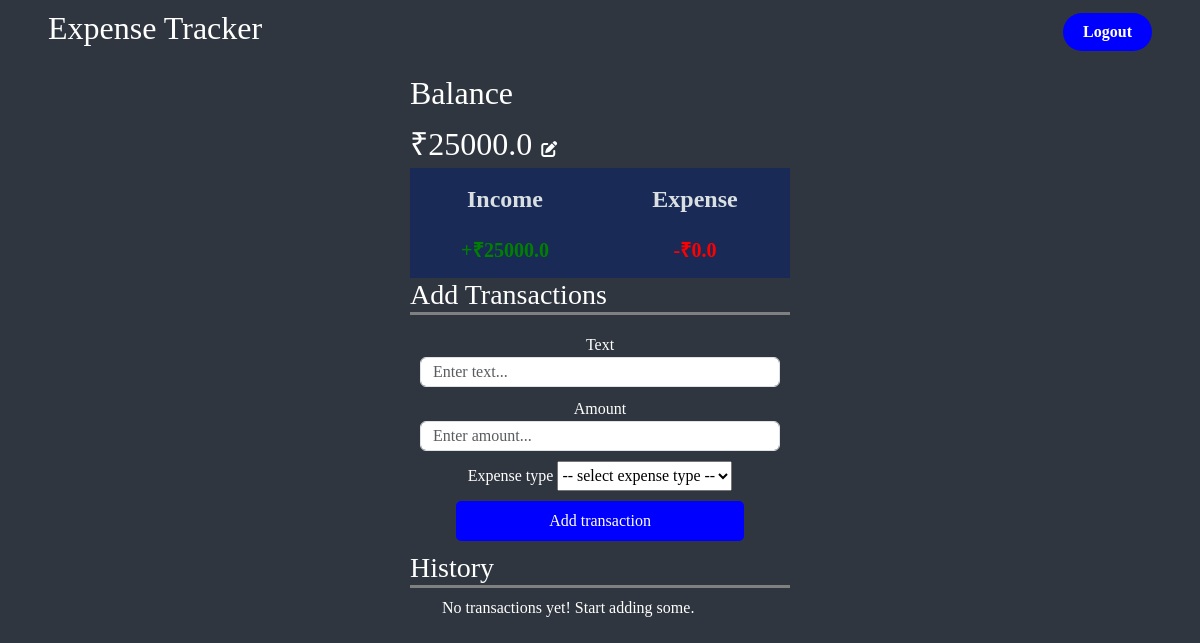
Page / (signed in) on the committed database.
### home/models.py (models this page shows)
class Profile(models.Model):
    user = models.ForeignKey(User, on_delete=models.CASCADE)
    income = models.FloatField()
    expenses = models.FloatField(default=0)
    balance = models.FloatField(blank=True, null=True)

### home/views.py (the view, shortened to what this page needs)
# urls.py: 2. Add a URL to urlpatterns:  path('', views.home, name='home')
@login_required(login_url='/login')
def home(request):
    profile = Profile.objects.filter(user = request.user).first()
    expenses = Expense.objects.filter(user = request.user)
    print(request.user)
    if len(expenses) == 0:
        message = 'No transactions yet! Start adding some.'
        context = {'profile': profile, 'expenses': expenses, 'message': message}
    else:
        context = {'profile': profile, 'expenses': expenses}
    return render(request, 'home.html', context)

### home/templates/home.html (shortened to what this page needs)
{% extends "base.html" %}
{% block start %}
<div class="navBar w-100">
    <h2 class="heading">Expense Tracker</h2>
    <a href="/logout" class="logout-btn">Logout</a>
</div>
<div class="container empbox">
    <h2>Balance</h2>
    <span id="Balance">₹{{profile.balance}}</span>
    <button class='income' onClick=showDialog()><i class="fa-solid fa-pen-to-square text-white"></i></button>
    <div class="expContainer w-100">
        <div class='amt'>
            <legend>Income</legend>
            <span class="moneyPlus">+₹{{profile.income}} </span>
        </div>
        <div class='amt'>
            <legend>Expense</legend>
            <span class="moneyMinus">-₹{{profile.expenses}}</span>
        </div>
    </div>
    <h3>Add Transactions</h3>
    <form id="form" method="POST">
        <div class="formControl">
            <label for="text">Text</label> <br>
            <input type="text" class="form-control" id="text" name="text" placeholder="Enter text..." >
        </div>
        <div class="formControl">
            <label for="amount">Amount</label> <br>
            <input type="number" class="form-control" id="amount" name="amount" placeholder="Enter amount..." >
        </div>
        <div class="formControl">
            <label for="type">Expense type</label>
            <select id="expense_type" name="expense_type">
                <option>-- select expense type --</option>
            </select>
        </div>
        <button class="submit-btn" type="submit" >Add transaction</button>
    </form>
    <h3>History</h3>
    <ul class="list">
    {% if message %}
        <span>{{message}}</span>
    {% endif %}
    </ul>
</div>
{% endblock %}

### rows in the picture
Profile: balance "25000.0", income "25000.0", expenses "0.0"

### other values in the picture
{{ message }} "No transactions yet! Start adding some."
